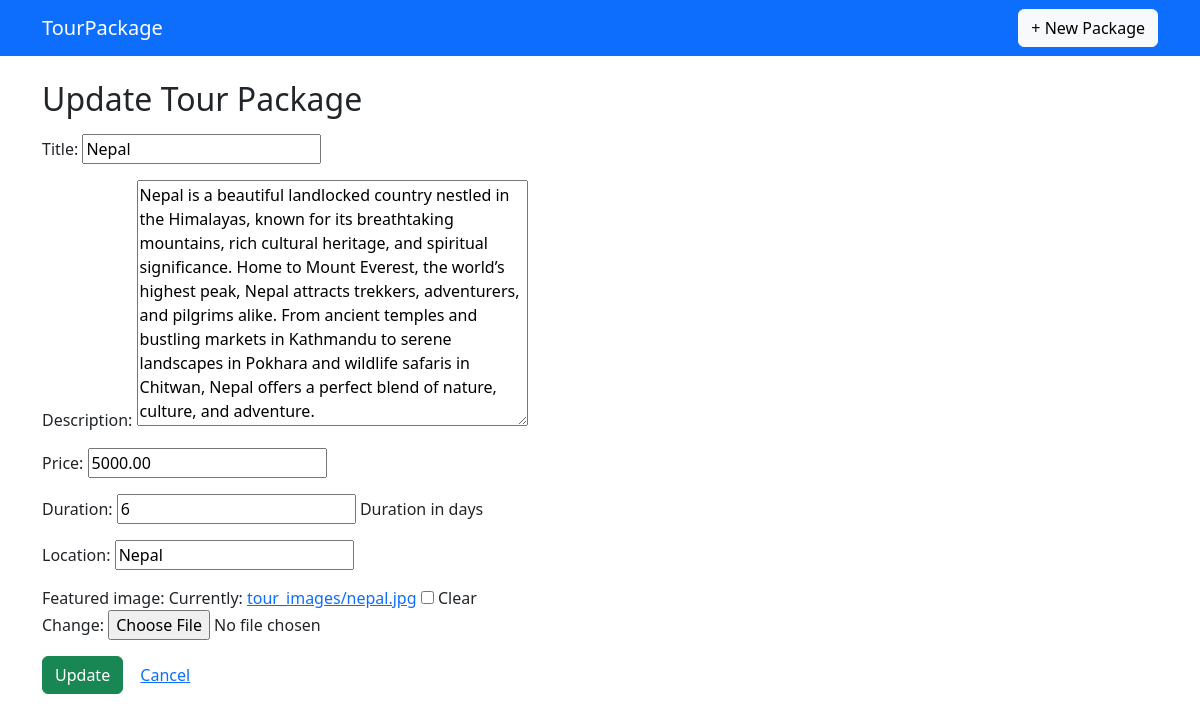
The app's page /package/6/update/ with its own data.
### tours/models.py (models this page shows, shortened)
class TourPackage(models.Model):
    title = models.CharField(max_length=255)
    description = models.TextField()
    price = models.DecimalField(max_digits=10, decimal_places=2)
    duration = models.PositiveIntegerField(help_text="Duration in days")
    location = models.CharField(max_length=255)
    featured_image = models.ImageField(upload_to='tour_images/', blank=True, null=True)

### tours/views.py (the view)
# urls.py: path('package/<int:pk>/update/', views.tour_package_update, name='tour_package_update'),
def tour_package_update(request, pk):
    package = get_object_or_404(TourPackage, pk=pk)
    if request.method == 'POST':
        form = TourPackageForm(request.POST, request.FILES, instance=package)
        if form.is_valid():
            package = form.save()
            return redirect('tours:tour_package_detail', pk=package.pk)
    else:
        form = TourPackageForm(instance=package)
    return render(request, 'tours/tour_package_form.html', {'form': form, 'action': 'Update'})

### tours/forms.py
class TourPackageForm(forms.ModelForm):
    class Meta:
        model = TourPackage
        fields = ['title', 'description', 'price', 'duration', 'location', 'featured_image']

### tours/templates/tours/tour_package_form.html (shortened to what this page needs)
<!DOCTYPE html>
<html lang="en">
<head>
</head>
<body>
    {% extends "tours/base.html" %}
{% block content %}
<h2>{{ action }} Tour Package</h2>
<form method="post" enctype="multipart/form-data" class="mt-3">
    {{ form.as_p }}
    <button type="submit" class="btn btn-success">{{ action }}</button>
    <a href="{% url 'tours:tour_package_list' %}" class="btn btn-link">Cancel</a>
</form>
{% endblock %}

### records on screen
TourPackage: title "Nepal", description "Nepal is a beautiful landlocked country nestled in the Himalayas, known for its breathtaking mountains, rich cultural heritage, and spiritual significance. Home to Mount Everest, the world’s highest peak, Nepal attracts trekkers, adventurers, and pilgrims alike. From ancient temples and bustling markets in Kathmandu to serene landscapes in Pokhara and wildlife safaris in Chitwan, Nepal offers a perfect blend of nature, culture, and adventure.", price "5000.00", duration "6", location "Nepal"

### other values on screen
{{ action }} "Update"
